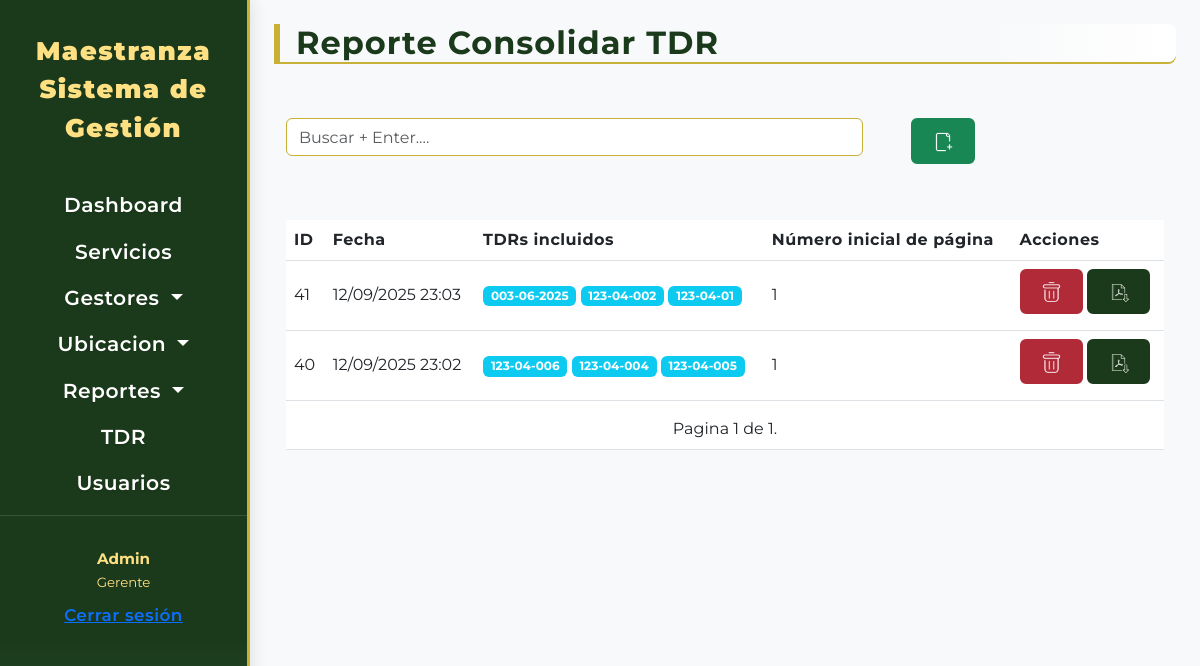
Before: /tdr/consolidados/ (signed in) with the older database file.
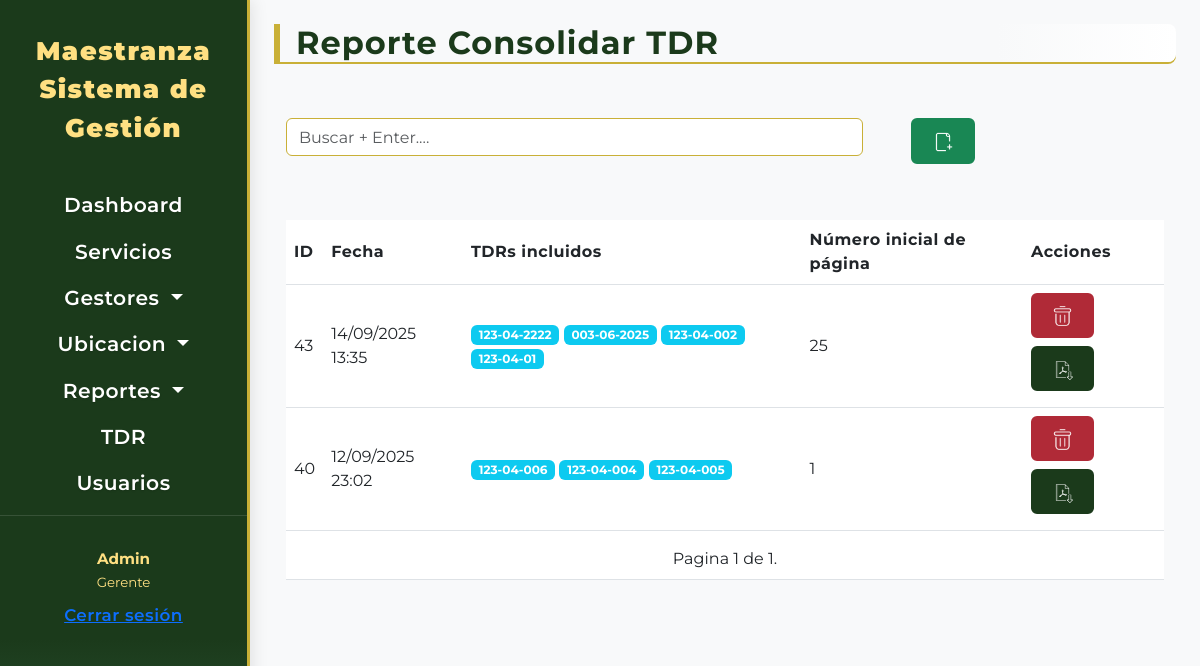
After: the same page with the newer database file.
### tdr/models.py (models this page shows, shortened)
class ConsolidadoTDR(models.Model):
    fecha = models.DateTimeField(auto_now_add=True)
    tdrs = models.ManyToManyField(Requerimiento, related_name='consolidados')
    start_page = models.PositiveIntegerField(default=1)
    def get_borrar_url(self):
        return reverse('consolidado_tdr_borrar', args=[self.id])

class Requerimiento(models.Model):
    vehiculo = models.ForeignKey(
        Vehiculo,
        on_delete=models.CASCADE,
        related_name='requerimientos',
        verbose_name="Vehículo del Requerimiento"
    )
    fecha_creacion = models.DateTimeField(
        auto_now_add=True,
        verbose_name="Fecha de Creación del TDR",
        db_index=True
    )
    informe_tecnico_nro = models.CharField(
        unique=True,
        max_length=50,
        blank=True,
        null=True,
        verbose_name="Nº Informe Técnico"
    )
    servicios_propuestos = models.ManyToManyField(
        DescripcionServicio,
        through='RequerimientoDescripcionDetalle',
        related_name='requerimientos_asociados_servicio',
        verbose_name="Servicios Propuestos en TDR"
    )
    piezas_propuestas = models.ManyToManyField(
        PiezaTDR,
        through='RequerimientoPiezaDetalle',
        related_name='en_requerimientos',
        verbose_name="Piezas Propuestas en TDR"
    )
    class Meta:
        verbose_name = "Requerimiento TDR"
        verbose_name_plural = "Requerimientos TDRs"
        ordering = ['-fecha_creacion']

### tdr/views.py (the view)
# urls.py: path('consolidados/', views.lista_consolidados, name='lista_consolidados'),
@login_required
def lista_consolidados(request):
    search = request.GET.get('search', '').strip()
    consolidados = ConsolidadoTDR.objects.all().order_by('-fecha')
    if search:
        consolidados = consolidados.filter(
            tdrs__informe_tecnico_nro__icontains=search
        ).distinct()
    consolidados = paginacion(request, consolidados)
    return render(request, 'requerimiento/lista_consolidados.html', {
        'consolidados': consolidados,
        'urlindex': 'lista_consolidados',
        'urlcrear': 'consolidado_tdr_seleccion',
    })

### maestranza/utils.py (called while the page is built)
def paginacion(request,modelo):
    paginator = Paginator(modelo, 10)
    page_number = request.GET.get('page',1)
    try:
        modelo = paginator.page(page_number)
    except EmptyPage:
        modelo = paginator.page(paginator.num_pages)
    except PageNotAnInteger:
        modelo = paginator.page(1)
    return modelo

### templates/requerimiento/lista_consolidados.html (shortened to what this page needs)
{% extends "components/tablas.html" %}
{% block titabla %}Reporte Consolidar TDR {% endblock titabla %}
{% block Thead %}
<th>ID</th>
<th>Fecha</th>
<th>TDRs incluidos</th>
<th>Número inicial de página</th>
<th>Acciones</th>
{% endblock Thead %}
{% block tbody %}
{% for consolidado in consolidados %}
<tr>
    <td>{{ consolidado.id }}</td>
    <td>{{ consolidado.fecha|date:"d/m/Y H:i" }}</td>
    <td>
        {% for tdr in consolidado.tdrs.all %}
            <span class="badge bg-info">{{ tdr.informe_tecnico_nro }}</span>
        {% empty %}
            <span class="text-muted">Ninguno</span>
        {% endfor %}
    </td>
    <td>{{ consolidado.start_page }}</td>
    {% include "includes/botones.html" with modelo=consolidado modelomodal='consolidado' modelo_id=consolidado.id %}
</tr>
{% endfor %}
{% endblock tbody %}
{% block tfoot %}
<td colspan="5">{% include "includes/pagination.html" with page=consolidados %}</td>
{% endblock tfoot %}

### templates/components/tablas.html (shortened to what this page needs)
{% extends "base/base.html" %}
{% load static %}
{% block content %}
<div class="container">
    <div class="row mb-2">
        <h2 class="crud-title">{% block titabla %}{% endblock titabla %}</h2>
    </div>
    <div class="row">
        <div class="col-lg-8 col-xl-8 col-md-7 col-sm-5 mt-4">
            <form action="{% url urlindex %}" method="get" autocomplete="off">
                <input class="form-control w-100 w-md-25" type="search" name="search" placeholder="Buscar + Enter....">
        </div>
        <div class="col-lg-4 col-xl-4 col-md-5 col-sm-7 align-items-space mt-4 ">
            <a href="{% url urlcrear %}" class="btn btn-success btn-sm px-4 ms-4"><img src="{% static 'img/add.png' %}"
                    alt=" "></a>
        </div>
    </div>
    <div class="mt-4 row">
        <div class="col-12 col-lg-12 my-4 mb-lg-0">
            <div class="tab-content">
                <table class="table table-hover">
                    <thead>
                        <tr>
                            {% block Thead %}{% endblock Thead %}
                        </tr>
                    </thead>
                    <tbody>
                        {% block tbody %}{% endblock tbody %}
                    </tbody>
                    <tfoot>
                        <tr>
                            {% block tfoot %}{% endblock tfoot %}
                        </tr>
                    </tfoot>
                </table>
            </div>
        </div>
    </div>
</div>
{% endblock content %}

### templates/base/base.html (shortened to what this page needs)
{% load static %}
<!DOCTYPE html>
<html lang="es">
<head>
  <link href="https://cdn.jsdelivr.net/npm/bootstrap@5.3.0/dist/css/bootstrap.min.css" rel="stylesheet">
  <link rel="stylesheet" href="https://cdn.jsdelivr.net/npm/bootstrap-icons@1.11.1/font/bootstrap-icons.css">
  <link rel="stylesheet" href="{% static 'css/base1.css' %}" />
</head>
<body style="min-height: 100vh;">
  <aside class="sidebar-bs5 d-flex flex-column">
    {% include 'includes/navegador.html' %}
  </aside>
  <section class="main-content-wrapper-bs5 flex-grow-1 p-4">
    {% block content %}{% endblock content %}
  </section>
</body>
</html>

### templates/includes/navegador.html (shortened to what this page needs)
<nav>
  <div class="system-title-bs5 text-center">
    Maestranza
    <br>Sistema de Gestión</br>
  </div>
  <div class="sidebar-section-title-bs5 text-center">
    <ul class="nav nav-pills flex-column mb-auto  mb-4 text-center">
      <li class="navbar-item">
        <a class="nav-link" href="{% url 'index' %}">Dashboard</a>
      </li>
      <li class="nav-item">
        <a class="nav-link" href="{% url 'servicio_lista' %}">Servicios</a>
      </li>
      <li class="nav-item dropdown">
        <a class="nav-link dropdown-toggle" href="#" role="button" data-bs-toggle="dropdown" aria-expanded="false">
          Gestores
        </a>
      </li>
      <li class="nav-item dropdown">
        <a class="nav-link dropdown-toggle" href="#" role="button" data-bs-toggle="dropdown" aria-expanded="false">
          Ubicacion
        </a>
      </li>
      <li class="nav-item dropdown">
        <a class="nav-link dropdown-toggle" href="#" role="button" data-bs-toggle="dropdown" aria-expanded="false">
          Reportes
        </a>
      </li>
      <li class="nav-item"><a class="nav-link" href="{% url 'lista_requerimientos' %}">TDR</a></li>
      <li class="nav-item"><a class="nav-link" href="#">Usuarios</a></li>
    </ul>
  </div>
  <div class="sidebar-footer-bs5 text-center">
    <strong>Admin</strong><br />
    <small>Gerente</small><br />
    <form action="{% url 'logout' %}" method="post" style="display:inline;">
      <button type="submit" class="btn btn-link p-0 m-0 align-baseline">Cerrar sesión</button>
    </form>
  </div>
</nav>

### templates/includes/botones.html (shortened to what this page needs)
{% load static %}
<td>
    <span>
        <a class="btn btn-danger" href="{{ modelo.get_borrar_url }}"
            onclick="return confirm('¿Estás seguro de que deseas borrar este registro?');"><img
                src="{% static 'img/delete.png' %}" alt=" "></a>
        {% if modelomodal == 'consolidado' %}
            <a href="{% url 'generar_consolidado_tdr_pdf' %}?ids={% for tdr in modelo.tdrs.all %}{{ tdr.id }}{% if not forloop.last %},{% endif %}{% endfor %}&start_page={{ modelo.start_page }}"
               class="btn btn-primary" title="Descargar PDF consolidado" target="_blank">
                <img src="{% static 'img/exportar.png' %}" alt=" ">
            </a>
        {% endif %}
    </span>
</td>

### templates/includes/pagination.html (shortened to what this page needs)
<div class="pagination justify-content-center ">
    <span class="mx-auto step_links nav">
        <span class="current mt-2 ">
            Pagina {{page.number}} de {{page.paginator.num_pages}}.
        </span>
    </span>
</div>

### static/css/base1.css (style rules this page uses)
:root { --Primary-color: #1B3A1B; --Secondary-color: #2E5939; --Accent-color: #C9B037; --Text-color: #fff; --Sidebar-bg: #1B3A1B; --Sidebar-active: #C9B037; --Sidebar-hover: #2E5939; --Table-header-bg: #2E5939; --Table-header-text: #fff; --Table-row-hover: #e9f5e1; --Button-primary: #1B3A1B; --Button-primary-hover: #2E5939; --Button-danger: #b02a37; --Button-danger-hover: #7a1d25; --Button-secondary: #495057; --Button-secondary-hover: #343a40; --Input-border: #C9B037; --Input-focus: #2E5939; --sidebar-width-bs5: 250px; --sidebar-bg-mobile: rgba(27,58,27,0.97); }
body, .sidebar-bs5, .main-content-wrapper-bs5 { font-family: 'Montserrat', Arial, Helvetica, sans-serif; }
.sidebar-bs5 { position: fixed; top: 0; left: 0; width: var(--sidebar-width-bs5); height: 100vh; background: var(--Primary-color, #1b3a1b); color: #fff; z-index: 1061; transition: none; overflow-y: auto; box-shadow: 2px 0 8px rgba(0,0,0,0.15); }
@media (min-width: 992px) { .sidebar-bs5 { background: linear-gradient(180deg, #1B3A1B 80%, #2E5939 100%); box-shadow: 2px 0 16px rgba(0,0,0,0.10); border-right: 3px solid var(--Accent-color, #C9B037); padding-top: 2rem; min-height: 100vh; overflow-y: auto; } }
.system-title-bs5 { font-size: 1.6rem; font-weight: 900; color: #ffe082; letter-spacing: 1.5px; margin-bottom: 2.2rem; font-family: 'Montserrat', Arial, Helvetica, sans-serif; }
.sidebar-section-title-bs5 { font-size: 1.15rem; color: #ffe082; margin: 1.5rem 0 1rem 0; font-weight: 700; letter-spacing: 1px; text-align: center; border-bottom: 1px solid rgba(255,255,255,0.12); padding-bottom: 0.5rem; }
.sidebar-footer-bs5 { color: #ffe082; font-size: 0.95rem; margin: 2rem 0 1rem 0; }
.sidebar-bs5 nav, .sidebar-bs5 .nav, .sidebar-bs5 .sidebar-section-title-bs5 { text-align: center; width: 100%; }
.main-content-wrapper-bs5 { margin-left: var(--sidebar-width-bs5); min-height: 100vh; background-color: #f8f9fa; }
.sidebar-bs5 .nav-link, .sidebar-bs5 .dropdown-item { color: #fff !important; font-weight: 600; font-size: 1.1em; text-shadow: 0 1px 2px rgba(0,0,0,0.15); font-family: 'Montserrat', Arial, Helvetica, sans-serif; letter-spacing: 0.5px; }
a.btn > img { width: 1.3rem !important; height: 1.3rem !important; }
.btn { border-radius: 0.375rem !important; font-weight: 600 !important; font-size: 1.05rem !important; letter-spacing: 0.5px; padding: 0.5rem 1.2rem !important; box-shadow: none !important; border-width: 2px !important; margin-bottom: 0.5rem; white-space: normal; }
.btn-primary { background-color: var(--Button-primary) !important; border-color: var(--Button-primary) !important; color: #fff !important; }
.btn-danger { background-color: var(--Button-danger); border-color: var(--Button-danger); color: #fff; font-weight: 600; letter-spacing: 0.5px; }
.form-control, .select2-container--default .select2-selection--single { border: 1.5px solid var(--Input-border) !important; border-radius: 0.375rem; background-color: #fff; color: #222; height: 38px !important; box-shadow: none; }
.table thead { background-color: var(--Table-header-bg); color: var(--Table-header-text); }
.table th, .table td { vertical-align: middle !important; }
.table th { font-weight: bold; letter-spacing: 0.5px; }
.crud-title { color: var(--Primary-color); font-weight: 700; font-size: 2rem; letter-spacing: 1px; border-left: 6px solid var(--Accent-color); padding-left: 16px; margin-bottom: 24px; background: linear-gradient(90deg, #f8f9fa 80%, #fff 100%); border-radius: 0 8px 8px 0; box-shadow: 0 2px 0 0 var(--Accent-color, #C9B037); }

Changed rows visible on the page:
removed ConsolidadoTDR: id "41", fecha "12/09/2025 23:03", start_page "1", Requerimiento (informe_tecnico_nro "003-06-2025"), Requerimiento (informe_tecnico_nro "123-04-002"), Requerimiento (informe_tecnico_nro "123-04-01")
added ConsolidadoTDR: id "43", fecha "14/09/2025 13:35", start_page "25", Requerimiento (informe_tecnico_nro "003-06-2025"), Requerimiento (informe_tecnico_nro "123-04-002"), Requerimiento (informe_tecnico_nro "123-04-01")
added Requerimiento: informe_tecnico_nro "123-04-2222", shown under "43"
